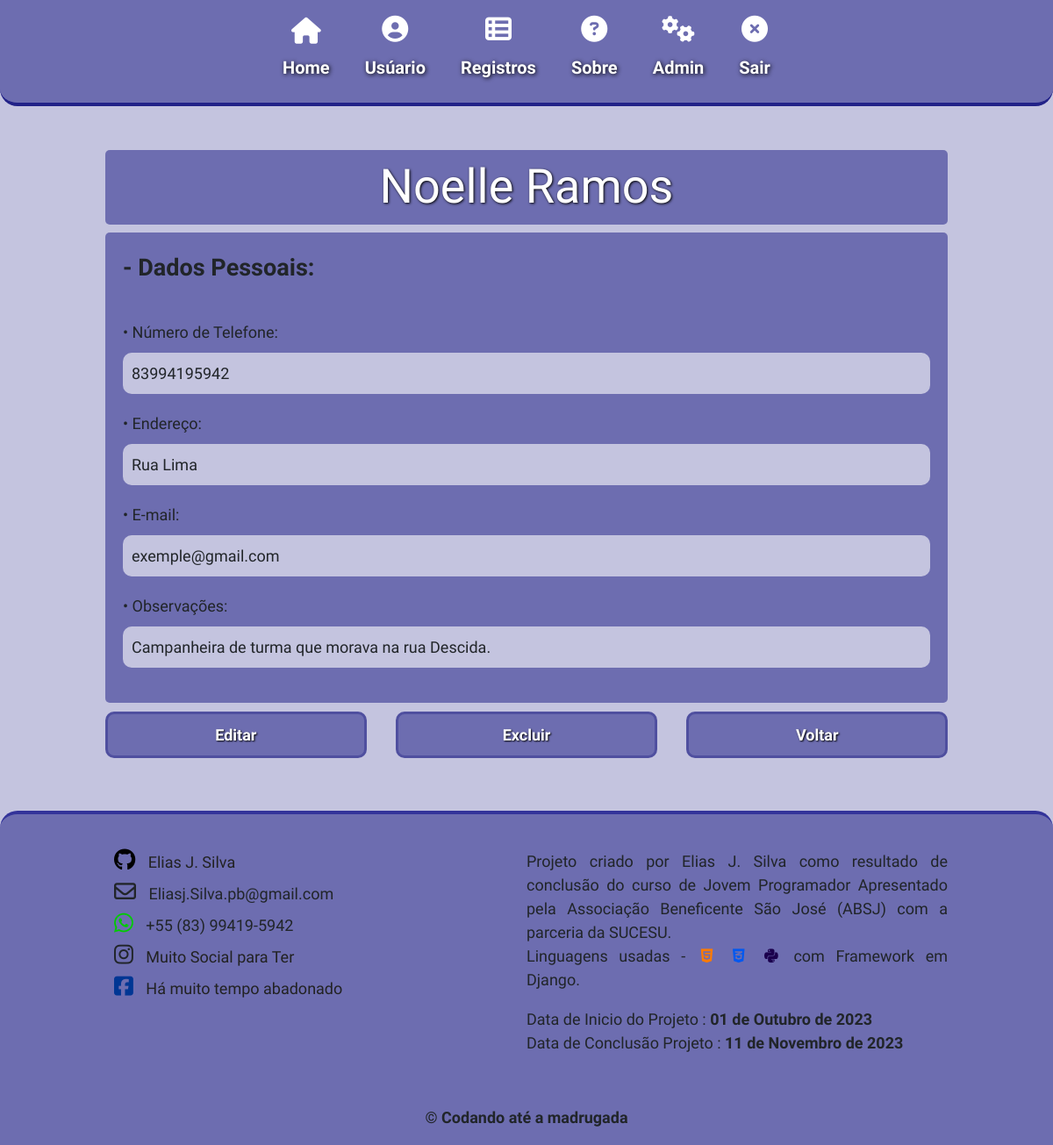
/Perfil/Cliente/1/ (signed in), run on the app's committed database.
### inventario/models.py (models this page shows, shortened)
class Cliente(models.Model):
    user = models.ForeignKey(get_user_model(), on_delete=models.CASCADE)
    cliente = models.CharField(max_length=150)
    endereco = models.CharField(max_length=200, blank=True, null=True)
    contato = models.CharField(max_length=15, blank=True, null=True)
    email = models.CharField(max_length=150,blank=True,null=True)
    data = models.DateField(auto_now_add=True)
    observacoes = models.TextField(blank=True, null=True)
    class Meta:
        ordering = ['cliente']

### inventario/views.py (the view)
# urls.py: path('Perfil/Cliente/<int:id>/', views.clienteView, name='clienteView'),
@login_required
def clienteView(request, id):
    cView = models.Cliente.objects.get(id=id)
    return render(request, 'inventario/clienteProfile.html', {'cView':cView})

### templates/inventario/clienteProfile.html (shortened to what this page needs)
{% extends 'home.html' %}
{% load static %}
{% block content %}
<div class="user">
    <h3>{{ cView.cliente }}</h3>
    <fieldset>
        <legend>Dados Pessoais:</legend>
        <label for="">Número de Telefone:</label>
        <span>{{ cView.contato }}</span>
        <label for="">Endereço:</label>
        <span>{{ cView.endereco }}</span>
        <label for="">E-mail:</label>
        <span>{{ cView.email }}</span>
        <label for="">Observações:</label>
        <span>{{ cView.observacoes }}</span>
    </fieldset>
    <div class="links">
        <a href="{% url 'clienteEdit' id=cView.id %}">Editar</a>
        <a href="{% url 'clienteDel' id=cView.id %}">Excluir</a>
        <a href="{% url 'user' %}">Voltar</a>
    </div>
</div>
{% endblock %}

### static/css/styles.css (style rules this page uses)
* { margin: 0; padding: 0; box-sizing: border-box; font-size: 18px; font-family: 'Ubuntu', sans-serif; }
body { background-color: #2284; }
.user { width: 80%; margin: 50px auto; }
.user > h3 { text-align: center; font-size: 3em; color: #fff; text-shadow: 1px 1px 3px #000; background-color: #2288; padding: 10px; border-radius: 5px; }
.user > fieldset { border-radius: 5px; padding: 20px; background-color: #2288; width: 100%; }
.user > fieldset > legend { font-weight: bold; margin-bottom: 40px; }
.user > fieldset legend::before { content: '- ' }
.user > fieldset label { font-weight: 500; }
.user > fieldset label::before { content: '• '; }
.user > fieldset span { display: block; background-color: #C4C4DF; margin: 10px 0 20px 0; padding: 10px; border-radius: 10px; }
.user > .links { display: grid; grid-template-columns: 31% 31% 31%; justify-content: space-between; }
.user > .links > a { font-weight: bold; border-radius: 10px; text-decoration: none; text-align: center; background-color: #2288; border: 3px solid #2286; margin: 10px 0; padding: 10px 0; color: #fff; text-shadow: 1px 1px 2px #000; }

### data on the page
Cliente: cliente "Noelle Ramos", contato "83994195942", endereco "Rua Lima", email "exemple@gmail.com", observacoes "Campanheira de turma que morava na rua Descida."
